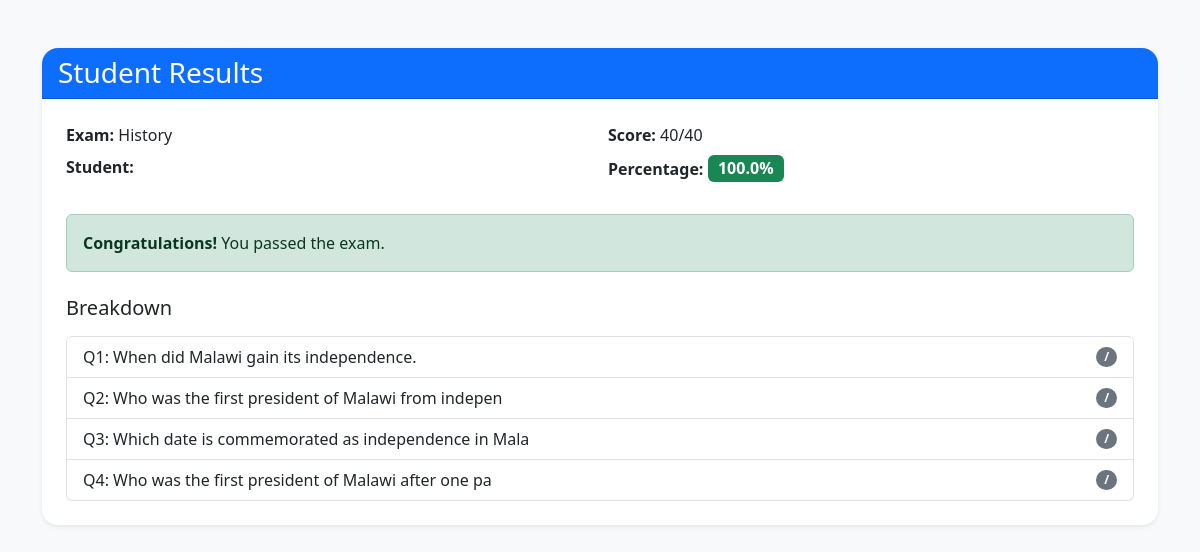
Screenshot of /exam-results/1/ (signed in) with the database file from the repository.
### core/models.py (models this page shows, shortened)
class Examination(models.Model):
    title = models.CharField(max_length=200)
    description = models.TextField(blank=True)
    duration_minutes = models.IntegerField(default=60)
    total_marks = models.IntegerField(default=100)
    is_active = models.BooleanField(default=True)
    created_at = models.DateTimeField(auto_now_add=True)

class ExamResult(models.Model):
    student = models.ForeignKey(Students, on_delete=models.CASCADE)
    examination = models.ForeignKey(Examination, on_delete=models.CASCADE)
    score = models.IntegerField(default=0)
    total_possible = models.IntegerField()
    completed_at = models.DateTimeField(auto_now_add=True)
    class Meta:
        unique_together = ('student', 'examination')

class Question(models.Model):
    Examinations = models.ForeignKey(Examination, on_delete=models.CASCADE, related_name='questions')
    text = models.TextField()
    marks = models.IntegerField(default=1)
    order = models.IntegerField(default=1)
    def __str__(self):
        return f"Q{self.order}: {self.text[:50]}"

### core/views.py (the view)
# urls.py: path("exam-results/<int:exam_id>/", exam_results, name="exam_results"),
def exam_results(request, exam_id):
    student = get_object_or_404(Students, user=request.user)
    exam=get_object_or_404(Examination, id=exam_id)
    result=get_object_or_404(ExamResult, student=student, examination=exam)
    percentage = round((result.score / result.total_possible) * 100, 2) if result.total_possible > 0 else 0
    responses = StudentResponse.objects.filter(student=student, question__Examinations=exam).select_related('question', 'selected_choice')
    breakdown = []
    for response in responses:
        correct_choice = response.question.choices.filter(is_correct=True).first()
        breakdown.append({
            "question": response.question,
            "selected_choice": response.selected_choice,
            "correct_choice": correct_choice,
            "is_correct": response.selected_choice.is_correct if response.selected_choice else False
        })
    context = {
        "exam": exam,
        "result": result,
        "percentage": percentage,
        "responses": responses,
        "breakdown": breakdown
    }
    return render(request, 'student_results.html', context)

### core/templates/student_results.html (shortened to what this page needs)
<!DOCTYPE html>
<html lang="en">
<head>
    <link href="https://cdn.jsdelivr.net/npm/bootstrap@5.3.3/dist/css/bootstrap.min.css" rel="stylesheet">
</head>
<body class="bg-light">
    <div class="container py-5">
        <div class="card shadow-sm border-0 rounded-4">
            <div class="card-header bg-primary text-white rounded-top-4">
                <h3 class="mb-0">Student Results</h3>
            </div>
            <div class="card-body p-4">
                <div class="row g-3 mb-4">
                    <div class="col-md-6">
                        <p class="mb-2"><strong>Exam:</strong> {{ exam.title }}</p>
                        <p class="mb-2"><strong>Student:</strong> {{ student.user.first_name }} {{ student.user.last_name }}</p>
                    </div>
                    <div class="col-md-6">
                        <p class="mb-2"><strong>Score:</strong> {{ result.score }}/{{ result.total_possible }}</p>
                        <p class="mb-2"><strong>Percentage:</strong> <span class="badge bg-success fs-6">{{ percentage }}%</span></p>
                    </div>
                </div>
                <div class="alert {% if result.score >= result.total_possible %}alert-success{% else %}alert-danger{% endif %} mb-4">
                    {% if result.score >= result.total_possible %}
                        <strong>Congratulations!</strong> You passed the exam.
                    {% else %}
                        <strong>Sorry!</strong> You did not pass the exam.
                    {% endif %}
                </div>
                <h5 class="mb-3">Breakdown</h5>
                <div class="list-group">
                    {% for item in breakdown %}
                        <div class="list-group-item d-flex justify-content-between align-items-center">
                            <span>{{ item.question }}</span>
                            <span class="badge bg-secondary rounded-pill">{{ item.score }}/{{ item.total_possible }}</span>
                        </div>
                    {% endfor %}
                </div>
            </div>
        </div>
    </div>
</body>
</html>

### rows the page displays
Examination: title "History"
ExamResult: score "40", total_possible "40"
Question: question "Q1: When did Malawi gain its independence."
Question: question "Q2: Who was the first president of Malawi from indepen"
Question: question "Q3: Which date is commemorated as independence in Mala"
Question: question "Q4: Who was the first president of Malawi after one pa"

### other values shown
{{ percentage }} "100.0"
